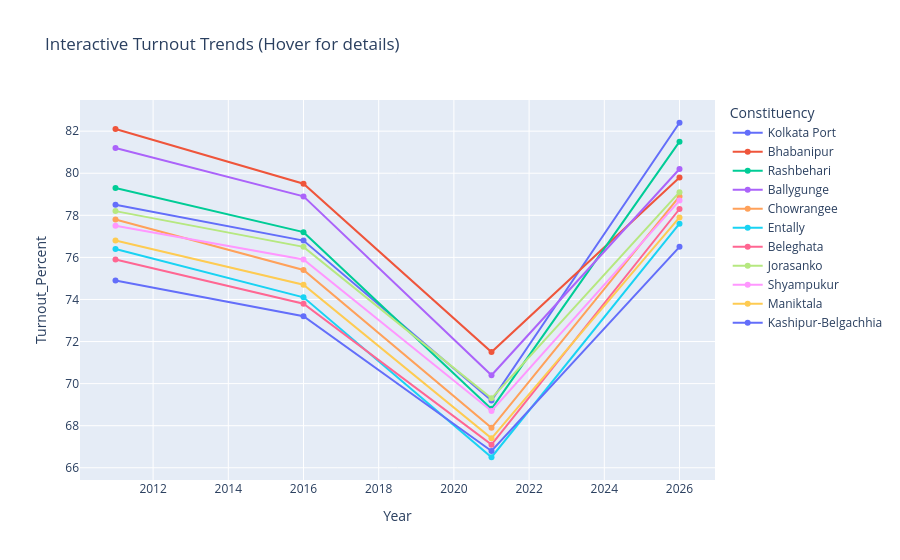
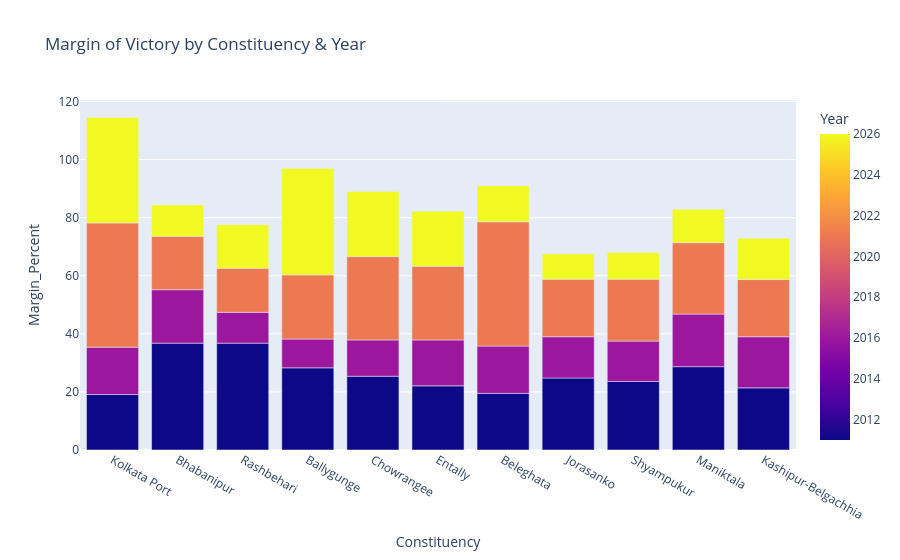

Here is the notebook cell these charts were saved with, in order:
### Code cell
# Interactive Turnout Comparison
fig1 = px.line(df, x='Year', y='Turnout_Percent', color='Constituency',
               title='Interactive Turnout Trends (Hover for details)',
               markers=True)
fig1.show()

# Margin Comparison
fig2 = px.bar(df, x='Constituency', y='Margin_Percent', color='Year',
              title='Margin of Victory by Constituency & Year',
              barmode='group')
fig2.show()

### Figure 1 — Plotly figure (JSON) as saved in the notebook; plotly's stock layout.template omitted (floating-point values rounded to 4 significant figures)
{"data": [{"hovertemplate": "Constituency=Kolkata Port<br>Year=%{x}<br>Turnout_Percent=%{y}<extra></extra>", "legendgroup": "Kolkata Port", "line": {"color": "#636efa", "dash": "solid"}, "marker": {"symbol": "circle"}, "mode": "lines+markers", "name": "Kolkata Port", "orientation": "v", "showlegend": true, "type": "scatter", "x": [2011, 2016, 2021, 2026], "xaxis": "x", "y": [78.5, 76.8, 69.2, 82.4], "yaxis": "y"}, {"hovertemplate": "Constituency=Bhabanipur<br>Year=%{x}<br>Turnout_Percent=%{y}<extra></extra>", "legendgroup": "Bhabanipur", "line": {"color": "#EF553B", "dash": "solid"}, "marker": {"symbol": "circle"}, "mode": "lines+markers", "name": "Bhabanipur", "orientation": "v", "showlegend": true, "type": "scatter", "x": [2011, 2016, 2021, 2026], "xaxis": "x", "y": [82.1, 79.5, 71.5, 79.8], "yaxis": "y"}, {"hovertemplate": "Constituency=Rashbehari<br>Year=%{x}<br>Turnout_Percent=%{y}<extra></extra>", "legendgroup": "Rashbehari", "line": {"color": "#00cc96", "dash": "solid"}, "marker": {"symbol": "circle"}, "mode": "lines+markers", "name": "Rashbehari", "orientation": "v", "showlegend": true, "type": "scatter", "x": [2011, 2016, 2021, 2026], "xaxis": "x", "y": [79.3, 77.2, 68.8, 81.5], "yaxis": "y"}, {"hovertemplate": "Constituency=Ballygunge<br>Year=%{x}<br>Turnout_Percent=%{y}<extra></extra>", "legendgroup": "Ballygunge", "line": {"color": "#ab63fa", "dash": "solid"}, "marker": {"symbol": "circle"}, "mode": "lines+markers", "name": "Ballygunge", "orientation": "v", "showlegend": true, "type": "scatter", "x": [2011, 2016, 2021, 2026], "xaxis": "x", "y": [81.2, 78.9, 70.4, 80.2], "yaxis": "y"}, {"hovertemplate": "Constituency=Chowrangee<br>Year=%{x}<br>Turnout_Percent=%{y}<extra></extra>", "legendgroup": "Chowrangee", "line": {"color": "#FFA15A", "dash": "solid"}, "marker": {"symbol": "circle"}, "mode": "lines+markers", "name": "Chowrangee", "orientation": "v", "showlegend": true, "type": "scatter", "x": [2011, 2016, 2021, 2026], "xaxis": "x", "y": [77.8, 75.4, 67.9, 78.9], "yaxis": "y"}, {"hovertemplate": "Constituency=Entally<br>Year=%{x}<br>Turnout_Percent=%{y}<extra></extra>", "legendgroup": "Entally", "line": {"color": "#19d3f3", "dash": "solid"}, "marker": {"symbol": "circle"}, "mode": "lines+markers", "name": "Entally", "orientation": "v", "showlegend": true, "type": "scatter", "x": [2011, 2016, 2021, 2026], "xaxis": "x", "y": [76.4, 74.1, 66.5, 77.6], "yaxis": "y"}, {"hovertemplate": "Constituency=Beleghata<br>Year=%{x}<br>Turnout_Percent=%{y}<extra></extra>", "legendgroup": "Beleghata", "line": {"color": "#FF6692", "dash": "solid"}, "marker": {"symbol": "circle"}, "mode": "lines+markers", "name": "Beleghata", "orientation": "v", "showlegend": true, "type": "scatter", "x": [2011, 2016, 2021, 2026], "xaxis": "x", "y": [75.9, 73.8, 67.1, 78.3], "yaxis": "y"}, {"hovertemplate": "Constituency=Jorasanko<br>Year=%{x}<br>Turnout_Percent=%{y}<extra></extra>", "legendgroup": "Jorasanko", "line": {"color": "#B6E880", "dash": "solid"}, "marker": {"symbol": "circle"}, "mode": "lines+markers", "name": "Jorasanko", "orientation": "v", "showlegend": true, "type": "scatter", "x": [2011, 2016, 2021, 2026], "xaxis": "x", "y": [78.2, 76.5, 69.3, 79.1], "yaxis": "y"}, {"hovertemplate": "Constituency=Shyampukur<br>Year=%{x}<br>Turnout_Percent=%{y}<extra></extra>", "legendgroup": "Shyampukur", "line": {"color": "#FF97FF", "dash": "solid"}, "marker": {"symbol": "circle"}, "mode": "lines+markers", "name": "Shyampukur", "orientation": "v", "showlegend": true, "type": "scatter", "x": [2011, 2016, 2021, 2026], "xaxis": "x", "y": [77.5, 75.9, 68.7, 78.7], "yaxis": "y"}, {"hovertemplate": "Constituency=Maniktala<br>Year=%{x}<br>Turnout_Percent=%{y}<extra></extra>", "legendgroup": "Maniktala", "line": {"color": "#FECB52", "dash": "solid"}, "marker": {"symbol": "circle"}, "mode": "lines+markers", "name": "Maniktala", "orientation": "v", "showlegend": true, "type": "scatter", "x": [2011, 2016, 2021, 2026], "xaxis": "x", "y": [76.8, 74.7, 67.4, 77.9], "yaxis": "y"}, {"hovertemplate": "Constituency=Kashipur-Belgachhia<br>Year=%{x}<br>Turnout_Percent=%{y}<extra></extra>", "legendgroup": "Kashipur-Belgachhia", "line": {"color": "#636efa", "dash": "solid"}, "marker": {"symbol": "circle"}, "mode": "lines+markers", "name": "Kashipur-Belgachhia", "orientation": "v", "showlegend": true, "type": "scatter", "x": [2011, 2016, 2021, 2026], "xaxis": "x", "y": [74.9, 73.2, 66.8, 76.5], "yaxis": "y"}], "layout": {"legend": {"title": {"text": "Constituency"}, "tracegroupgap": 0}, "title": {"text": "Interactive Turnout Trends (Hover for details)"}, "xaxis": {"anchor": "y", "domain": [0, 1], "title": {"text": "Year"}}, "yaxis": {"anchor": "x", "domain": [0, 1], "title": {"text": "Turnout_Percent"}}}}

### Figure 2 — Plotly figure (JSON) as saved in the notebook; plotly's stock layout.template omitted (floating-point values rounded to 4 significant figures)
{"data": [{"alignmentgroup": "True", "hovertemplate": "Constituency=%{x}<br>Margin_Percent=%{y}<br>Year=%{marker.color}<extra></extra>", "legendgroup": "", "marker": {"color": [2011, 2011, 2011, 2011, 2011, 2011, 2011, 2011, 2011, 2011, 2011, 2016, 2016, 2016, 2016, 2016, 2016, 2016, 2016, 2016, 2016, 2016, 2021, 2021, 2021, 2021, 2021, 2021, 2021, 2021, 2021, 2021, 2021, 2026, 2026, 2026, 2026, 2026, 2026, 2026, 2026, 2026, 2026, 2026], "coloraxis": "coloraxis", "pattern": {"shape": ""}}, "name": "", "offsetgroup": "", "orientation": "v", "showlegend": false, "textposition": "auto", "type": "bar", "x": ["Kolkata Port", "Bhabanipur", "Rashbehari", "Ballygunge", "Chowrangee", "Entally", "Beleghata", "Jorasanko", "Shyampukur", "Maniktala", "Kashipur-Belgachhia", "Kolkata Port", "Bhabanipur", "Rashbehari", "Ballygunge", "Chowrangee", "Entally", "Beleghata", "Jorasanko", "Shyampukur", "Maniktala", "Kashipur-Belgachhia", "Kolkata Port", "Bhabanipur", "Rashbehari", "Ballygunge", "Chowrangee", "Entally", "Beleghata", "Jorasanko", "Shyampukur", "Maniktala", "Kashipur-Belgachhia", "Kolkata Port", "Bhabanipur", "Rashbehari", "Ballygunge", "Chowrangee", "Entally", "Beleghata", "Jorasanko", "Shyampukur", "Maniktala", "Kashipur-Belgachhia"], "xaxis": "x", "y": [19.1, 36.8, 36.8, 28.3, 25.4, 22.1, 19.5, 24.8, 23.6, 28.7, 21.4, 16.3, 18.4, 10.6, 9.9, 12.5, 15.8, 16.3, 14.2, 13.9, 18.1, 17.6, 42.8, 18.4, 15.2, 22.1, 28.7, 25.4, 42.8, 19.8, 21.3, 24.6, 19.7, 36.3, 10.8, 15.0, 36.7, 22.4, 18.9, 12.4, 8.7, 9.2, 11.5, 14.2], "yaxis": "y"}], "layout": {"barmode": "group", "coloraxis": {"colorbar": {"title": {"text": "Year"}}, "colorscale": [[0, "#0d0887"], [0.1111, "#46039f"], [0.2222, "#7201a8"], [0.3333, "#9c179e"], [0.4444, "#bd3786"], [0.5556, "#d8576b"], [0.6667, "#ed7953"], [0.7778, "#fb9f3a"], [0.8889, "#fdca26"], [1, "#f0f921"]]}, "legend": {"tracegroupgap": 0}, "title": {"text": "Margin of Victory by Constituency & Year"}, "xaxis": {"anchor": "y", "domain": [0, 1], "title": {"text": "Constituency"}}, "yaxis": {"anchor": "x", "domain": [0, 1], "title": {"text": "Margin_Percent"}}}}
